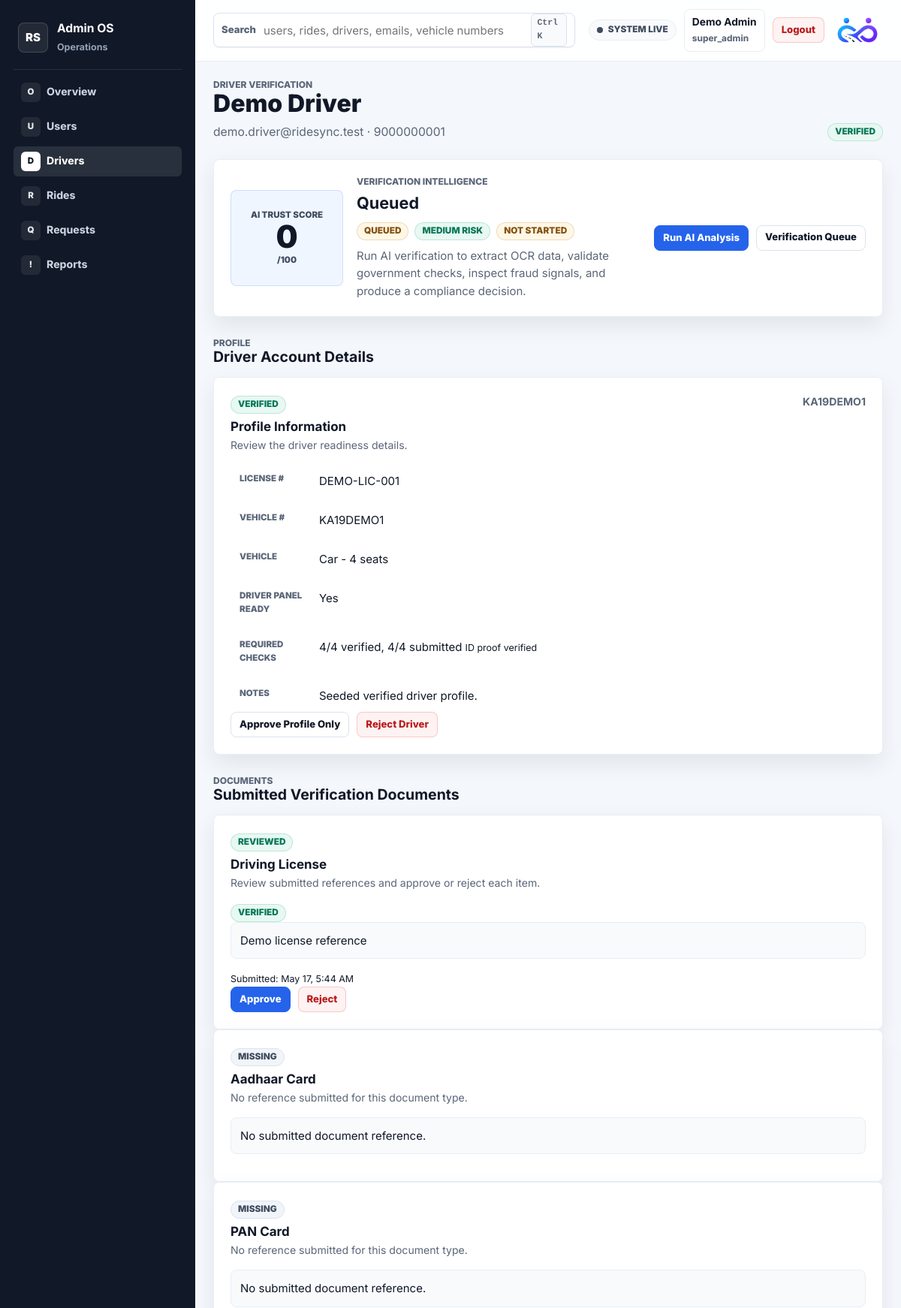
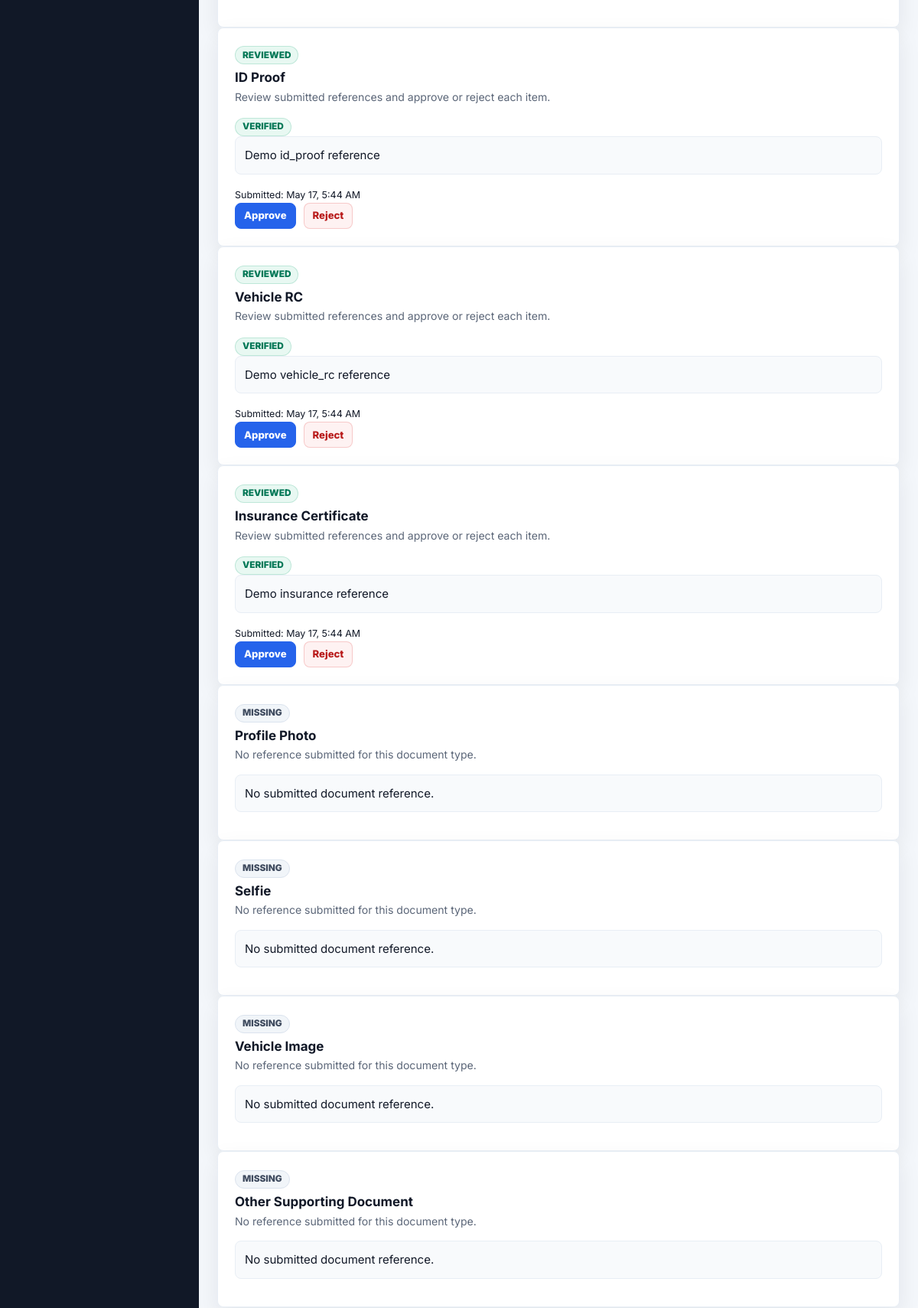
Page /pages/admin_driver_verification.php?driver_id=1 (signed in, upper part) on the committed database (2 pictures, top to bottom).
### tables this page shows
CREATE TABLE IF NOT EXISTS driver_accounts (
  id INT NOT NULL AUTO_INCREMENT,
  name VARCHAR(100) NOT NULL,
  email VARCHAR(190) NOT NULL,
  password VARCHAR(255) NOT NULL,
  phone VARCHAR(20) NOT NULL,
  status ENUM('active', 'inactive', 'suspended') NOT NULL DEFAULT 'active',
  onboarding_status ENUM('incomplete', 'complete') NOT NULL DEFAULT 'complete',
  created_at TIMESTAMP NOT NULL DEFAULT CURRENT_TIMESTAMP,
  updated_at TIMESTAMP NOT NULL DEFAULT CURRENT_TIMESTAMP ON UPDATE CURRENT_TIMESTAMP,
  PRIMARY KEY (id),
  UNIQUE KEY uq_driver_accounts_email (email),
  UNIQUE KEY uq_driver_accounts_phone (phone)
);

CREATE TABLE IF NOT EXISTS driver_account_profiles (
  id INT NOT NULL AUTO_INCREMENT,
  driver_id INT NOT NULL,
  license_number VARCHAR(80) NOT NULL,
  verification_details TEXT NULL,
  verification_status ENUM('pending', 'verified', 'rejected') NOT NULL DEFAULT 'pending',
  created_at TIMESTAMP NOT NULL DEFAULT CURRENT_TIMESTAMP,
  updated_at TIMESTAMP NOT NULL DEFAULT CURRENT_TIMESTAMP ON UPDATE CURRENT_TIMESTAMP,
  PRIMARY KEY (id),
  UNIQUE KEY uq_driver_account_profiles_driver_id (driver_id),
  KEY idx_driver_profiles_status (verification_status, driver_id),
  CONSTRAINT fk_driver_account_profiles_driver
    FOREIGN KEY (driver_id) REFERENCES driver_accounts(id)
    ON DELETE CASCADE
);

CREATE TABLE IF NOT EXISTS driver_account_vehicles (
  id INT NOT NULL AUTO_INCREMENT,
  driver_id INT NOT NULL,
  vehicle_type ENUM('Bike', 'Car', 'Auto', 'Van', 'Other') NOT NULL,
  vehicle_number VARCHAR(40) NOT NULL,
  seating_capacity TINYINT UNSIGNED NOT NULL,
  created_at TIMESTAMP NOT NULL DEFAULT CURRENT_TIMESTAMP,
  updated_at TIMESTAMP NOT NULL DEFAULT CURRENT_TIMESTAMP ON UPDATE CURRENT_TIMESTAMP,
  PRIMARY KEY (id),
  UNIQUE KEY uq_driver_account_vehicles_driver_id (driver_id),
  UNIQUE KEY uq_driver_account_vehicles_number (vehicle_number),
  CONSTRAINT fk_driver_account_vehicles_driver
    FOREIGN KEY (driver_id) REFERENCES driver_accounts(id)
    ON DELETE CASCADE
);

CREATE TABLE IF NOT EXISTS driver_account_documents (
  id INT NOT NULL AUTO_INCREMENT,
  driver_id INT NOT NULL,
  document_type ENUM('license', 'aadhaar', 'pan', 'id_proof', 'vehicle_rc', 'insurance', 'profile_photo', 'selfie', 'vehicle_image', 'other') NOT NULL DEFAULT 'license',
  document_reference VARCHAR(255) NOT NULL,
  verification_status ENUM('pending', 'verified', 'rejected') NOT NULL DEFAULT 'pending',
  created_at TIMESTAMP NOT NULL DEFAULT CURRENT_TIMESTAMP,
  PRIMARY KEY (id),
  UNIQUE KEY uq_driver_account_documents_type (driver_id, document_type),
  KEY idx_driver_account_documents_driver_id (driver_id),
  KEY idx_driver_documents_status (verification_status, document_type, driver_id),
  CONSTRAINT fk_driver_account_documents_driver
    FOREIGN KEY (driver_id) REFERENCES driver_accounts(id)
    ON DELETE CASCADE
);

### pages/admin_driver_verification.php (the view, shortened to what the rows shown need)
<?php
require_once __DIR__ . '/../config/db.php';
require_once __DIR__ . '/../includes/admin_helper.php';
require_once __DIR__ . '/../includes/driver_account_helper.php';
require_once __DIR__ . '/../includes/driver_document_helper.php';
require_once __DIR__ . '/../includes/verification_helper.php';
function ridesync_admin_get_int_param($key) {
    return (int) ($_GET[$key] ?? 0);
}
$driverId = ridesync_admin_get_int_param('driver_id');
$stmt = mysqli_prepare(
    $conn,
    "SELECT
        d.id AS driver_id,
        d.name,
        d.email,
        d.phone,
        d.status AS driver_status,
        p.id AS profile_id,
        p.verification_status AS profile_verification_status,
        p.license_number,
        p.verification_details,
        v.vehicle_type,
        v.vehicle_number,
        v.seating_capacity
     FROM driver_accounts d
     LEFT JOIN driver_account_profiles p ON p.driver_id = d.id
     LEFT JOIN driver_account_vehicles v ON v.driver_id = d.id
     WHERE d.id = ?
     LIMIT 1"
);
mysqli_stmt_bind_param($stmt, 'i', $driverId);
mysqli_stmt_execute($stmt);
$driver = mysqli_fetch_assoc(mysqli_stmt_get_result($stmt));
$documents = [];
$documentsTable = mysqli_query($conn, "SHOW TABLES LIKE 'driver_account_documents'");
if ($documentsTable && mysqli_num_rows($documentsTable) > 0) {
    $stmt = mysqli_prepare(
        $conn,
        "SELECT id, document_type, document_reference, created_at, verification_status
         FROM driver_account_documents
         WHERE driver_id = ?
         ORDER BY created_at DESC"
    );
    mysqli_stmt_bind_param($stmt, 'i', $driverId);
    mysqli_stmt_execute($stmt);
    $res = mysqli_stmt_get_result($stmt);
    while ($row = mysqli_fetch_assoc($res)) {
        $documents[] = $row;
    }
}
$docsByType = [];
foreach ($documents as $doc) {
    $type = (string) ($doc['document_type'] ?? 'document');
    if (!isset($docsByType[$type])) {
        $docsByType[$type] = [];
    }
    $docsByType[$type][] = $doc;
}
$requiredDocumentTypes = ridesync_driver_document_types();
$latestDocumentsByType = [];
foreach ($docsByType as $type => $typeDocuments) {
    $latestDocumentsByType[$type] = $typeDocuments[0] ?? [];
}
$requiredDocumentSummary = ridesync_driver_required_document_summary($latestDocumentsByType);
$submittedRequiredDocuments = $requiredDocumentSummary['submitted'];
$verifiedRequiredDocuments = $requiredDocumentSummary['verified'];
$identityRequirementLabel = ridesync_driver_document_verified($latestDocumentsByType, 'id_proof')
    ? 'ID proof verified'
    : (ridesync_driver_document_verified($latestDocumentsByType, 'aadhaar') && ridesync_driver_document_verified($latestDocumentsByType, 'pan')
        ? 'Aadhaar + PAN verified'
        : 'Identity proof pending');
$verificationReady = ridesync_verification_schema_ready($conn);
$latestSession = $verificationReady ? ridesync_verification_latest_session($conn, $driverId) : null;
$verificationBundle = $latestSession ? ridesync_verification_fetch_session_bundle($conn, (int) $latestSession['id']) : null;
$verificationSession = $verificationBundle['session'] ?? $latestSession;
$aiStatus = $verificationSession['ai_decision'] ?? $verificationSession['status'] ?? 'queued';
require_once __DIR__ . '/../includes/admin_header.php';
?>
<div class="driver-page-header">
    <div>
        <span class="driver-kicker">Driver Verification</span>
        <h1><?php echo htmlspecialchars($driver['name']); ?></h1>
        <p>
            <?php echo htmlspecialchars($driver['email']); ?>
            &middot; <?php echo htmlspecialchars($driver['phone']); ?>
        </p>
    </div>
    <span class="badge badge-<?php echo htmlspecialchars(ridesync_admin_badge_class($driver['profile_verification_status'] ?? 'pending')); ?>">
        <?php echo htmlspecialchars(ridesync_admin_status_label($driver['profile_verification_status'] ?? 'pending')); ?>
    </span>
</div>
<section class="admin-kyc-hero" data-driver-verification="<?php echo (int) $driverId; ?>" data-verification-session="<?php echo (int) ($verificationSession['id'] ?? 0); ?>">
    <div class="admin-kyc-summary">
        <h2 data-verification-title><?php echo htmlspecialchars(ridesync_verification_status_label($aiStatus)); ?></h2>
    </div>
</section>
<div class="admin-section">
    <div class="admin-section-header">
        <div>
            <h2>Driver Account Details</h2>
        </div>
    </div>
    <div class="admin-review-card">
        <div class="admin-review-top">
            <div>
                <span class="badge badge-<?php echo htmlspecialchars(ridesync_admin_badge_class($driver['profile_verification_status'] ?? 'pending')); ?>">
                    <?php echo htmlspecialchars(ridesync_admin_status_label($driver['profile_verification_status'] ?? 'pending')); ?>
                </span>
                <h3>Profile Information</h3>
                <p>Review the driver readiness details.</p>
            </div>
            <strong><?php echo htmlspecialchars($driver['vehicle_number'] ?: 'Vehicle not provided'); ?></strong>
        </div>
        <dl class="admin-detail-list">
            <div><dt>License #</dt><dd><?php echo htmlspecialchars($driver['license_number'] ?: 'Not provided'); ?></dd></div>
            <div><dt>Vehicle #</dt><dd><?php echo htmlspecialchars($driver['vehicle_number'] ?: 'Not provided'); ?></dd></div>
            <div><dt>Vehicle</dt><dd><?php echo htmlspecialchars(($driver['vehicle_type'] ?: 'Vehicle') . ' - ' . ($driver['seating_capacity'] ?: 0) . ' seats'); ?></dd></div>
            <div>
                <dt>Required Checks</dt>
                <dd>
                    <?php echo (int) $verifiedRequiredDocuments; ?>/4 verified, <?php echo (int) $submittedRequiredDocuments; ?>/4 submitted
                    <small><?php echo htmlspecialchars($identityRequirementLabel); ?></small>
                </dd>
            </div>
            <div><dt>Notes</dt><dd><?php echo htmlspecialchars($driver['verification_details'] ?: 'No notes submitted'); ?></dd></div>
        </dl>
    </div>
</div>
<div class="admin-section">
    <div class="admin-section-header">
        <div>
            <h2>Submitted Verification Documents</h2>
        </div>
    </div>
    <div class="admin-document-grid">
        <?php foreach ($requiredDocumentTypes as $type => $label): ?>
            <?php $typeDocs = $docsByType[$type] ?? []; ?>
            <?php
            $typePending = false;
            ?>
            <article class="admin-review-card admin-document-card">
                <div class="admin-review-top">
                    <div>
                        <span class="badge badge-<?php echo count($typeDocs) > 0 ? ($typePending ? 'pending' : 'accepted') : 'closed'; ?>">
                            <?php echo count($typeDocs) > 0 ? ($typePending ? 'Needs Review' : 'Reviewed') : 'Missing'; ?>
                        </span>
                        <h3><?php echo htmlspecialchars($label); ?></h3>
                        <p>
                            <?php echo count($typeDocs) > 0
                                ? 'Review submitted references and approve or reject each item.'
                                : 'No reference submitted for this document type.'; ?>
                        </p>
                    </div>
                </div>
                <?php if (count($typeDocs) === 0): ?>
                    <p class="admin-message">No submitted document reference.</p>
                <?php else: ?>
                    <?php foreach ($typeDocs as $doc): ?>
                        <div class="admin-document-item">
                            <div>
                                <span class="badge badge-<?php echo htmlspecialchars(ridesync_admin_badge_class($doc['verification_status'])); ?>">
                                    <?php echo htmlspecialchars(ridesync_admin_status_label($doc['verification_status'])); ?>
                                </span>
                                <p class="admin-message"><?php echo htmlspecialchars($doc['document_reference'] ?: 'No reference provided'); ?></p>
                                <small>Submitted: <?php echo htmlspecialchars(date('M j, g:i A', strtotime((string) ($doc['created_at'] ?? 'now')))); ?></small>
                            </div>
                            <div class="admin-actions">
                                <form action="/ridesync/actions/admin_action.php" method="POST">
                                    <button type="submit" class="btn btn-primary btn-sm">Approve</button>
                                </form>
                                <form action="/ridesync/actions/admin_action.php" method="POST">
                                    <button type="submit" class="btn btn-danger btn-sm">Reject</button>
                                </form>
                            </div>
                        </div>
                    <?php endforeach; ?>
                <?php endif; ?>
            </article>
        <?php endforeach; ?>
    </div>
</div>
<?php require_once __DIR__ . '/../includes/admin_footer.php'; ?>

### rows in the picture
driver_accounts: name "Demo Driver", email "demo.driver@ridesync.test", phone "9000000001", driver_account_profiles.verification_status "VERIFIED", driver_account_vehicles.vehicle_number "KA19DEMO1", driver_account_profiles.license_number "DEMO-LIC-001", driver_account_vehicles.vehicle_type+seating_capacity "Car - 4 seats", driver_account_vehicles.seating_capacity "4", driver_account_profiles.verification_details "Seeded verified driver profile."
driver_account_documents: verification_status "ID proof verified", verification_status "VERIFIED", document_reference "Demo id_proof reference", created_at "May 17, 5:44 AM"
driver_account_documents: verification_status "VERIFIED", document_reference "Demo license reference", created_at "May 17, 5:44 AM"
driver_account_documents: verification_status "VERIFIED", document_reference "Demo vehicle_rc reference", created_at "May 17, 5:44 AM"
driver_account_documents: verification_status "VERIFIED", document_reference "Demo insurance reference", created_at "May 17, 5:44 AM"

### other values in the picture
$item['icon'] "O"
$item['label'] "Overview"
$item['icon'] "U"
$item['label'] "Users"
$item['icon'] "D"
$item['label'] "Drivers"
$item['icon'] "R"
$item['label'] "Rides"
$item['icon'] "Q"
$item['label'] "Requests"
$item['icon'] "!"
$item['label'] "Reports"
$_SESSION['admin_name'] "Demo Admin"
$_SESSION['admin_role'] "super_admin"
$score "0"
